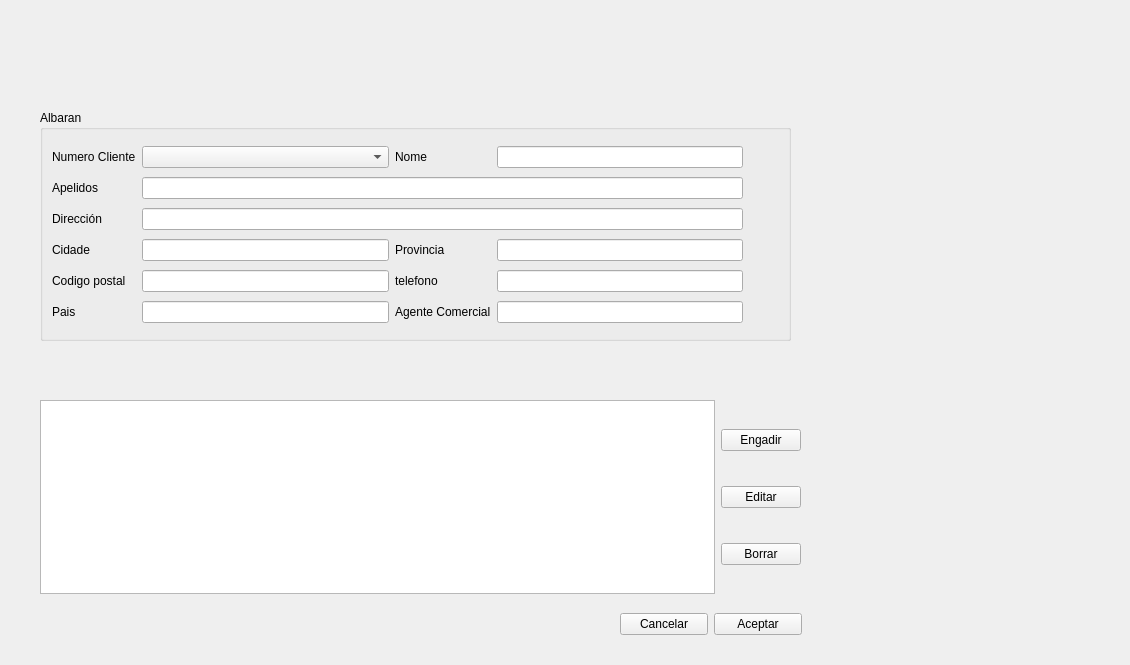
<?xml version="1.0" encoding="UTF-8"?>
<ui version="4.0">
 <class>FiestraPrincipal</class>
 <widget class="QWidget" name="FiestraPrincipal">
  <property name="geometry">
   <rect>
    <x>0</x>
    <y>0</y>
    <width>1130</width>
    <height>665</height>
   </rect>
  </property>
  <property name="windowTitle">
   <string>FiestraPrincipal</string>
  </property>
  <widget class="QGroupBox" name="groupBox">
   <property name="geometry">
    <rect>
     <x>40</x>
     <y>110</y>
     <width>751</width>
     <height>231</height>
    </rect>
   </property>
   <property name="title">
    <string>Albaran</string>
   </property>
   <widget class="QWidget" name="layoutWidget">
    <property name="geometry">
     <rect>
      <x>12</x>
      <y>33</y>
      <width>691</width>
      <height>188</height>
     </rect>
    </property>
    <layout class="QGridLayout" name="gridLayout">
     <item row="0" column="0">
      <widget class="QLabel" name="label">
       <property name="text">
        <string>Numero Cliente</string>
       </property>
      </widget>
     </item>
     <item row="0" column="2">
      <widget class="QLabel" name="label_7">
       <property name="text">
        <string>Nome</string>
       </property>
      </widget>
     </item>
     <item row="0" column="3">
      <widget class="QLineEdit" name="lineEdit_7">
       <property name="text">
        <string/>
       </property>
      </widget>
     </item>
     <item row="1" column="0">
      <widget class="QLabel" name="label_2">
       <property name="text">
        <string>Apelidos</string>
       </property>
      </widget>
     </item>
     <item row="1" column="1" colspan="3">
      <widget class="QLineEdit" name="txtApelidos">
       <property name="text">
        <string/>
       </property>
      </widget>
     </item>
     <item row="2" column="0">
      <widget class="QLabel" name="label_3">
       <property name="text">
        <string>Dirección</string>
       </property>
      </widget>
     </item>
     <item row="2" column="1" colspan="3">
      <widget class="QLineEdit" name="lineEdit_3">
       <property name="text">
        <string/>
       </property>
      </widget>
     </item>
     <item row="3" column="0">
      <widget class="QLabel" name="label_4">
       <property name="text">
        <string>Cidade</string>
       </property>
      </widget>
     </item>
     <item row="3" column="1">
      <widget class="QLineEdit" name="lineEdit_4">
       <property name="text">
        <string/>
       </property>
      </widget>
     </item>
     <item row="3" column="2">
      <widget class="QLabel" name="label_8">
       <property name="text">
        <string>Provincia</string>
       </property>
      </widget>
     </item>
     <item row="3" column="3">
      <widget class="QLineEdit" name="lineEdit_8">
       <property name="text">
        <string/>
       </property>
      </widget>
     </item>
     <item row="4" column="0">
      <widget class="QLabel" name="label_5">
       <property name="text">
        <string>Codigo postal</string>
       </property>
      </widget>
     </item>
     <item row="4" column="1">
      <widget class="QLineEdit" name="lineEdit_5"/>
     </item>
     <item row="4" column="2">
      <widget class="QLabel" name="label_9">
       <property name="text">
        <string>telefono</string>
       </property>
      </widget>
     </item>
     <item row="4" column="3">
      <widget class="QLineEdit" name="lineEdit_9"/>
     </item>
     <item row="5" column="0">
      <widget class="QLabel" name="label_6">
       <property name="text">
        <string>Pais</string>
       </property>
      </widget>
     </item>
     <item row="5" column="1">
      <widget class="QLineEdit" name="lineEdit_6"/>
     </item>
     <item row="5" column="2">
      <widget class="QLabel" name="label_10">
       <property name="text">
        <string>Agente Comercial</string>
       </property>
      </widget>
     </item>
     <item row="5" column="3">
      <widget class="QLineEdit" name="lineEdit_10"/>
     </item>
     <item row="0" column="1">
      <widget class="QComboBox" name="cmbNumeroCliente"/>
     </item>
    </layout>
   </widget>
  </widget>
  <widget class="QWidget" name="layoutWidget">
   <property name="geometry">
    <rect>
     <x>40</x>
     <y>400</y>
     <width>761</width>
     <height>194</height>
    </rect>
   </property>
   <layout class="QHBoxLayout" name="horizontalLayout">
    <item>
     <widget class="QTableView" name="tableView"/>
    </item>
    <item>
     <layout class="QVBoxLayout" name="verticalLayout">
      <item>
       <widget class="QPushButton" name="btnEngadir">
        <property name="text">
         <string>Engadir</string>
        </property>
       </widget>
      </item>
      <item>
       <widget class="QPushButton" name="btnEditar">
        <property name="text">
         <string>Editar</string>
        </property>
       </widget>
      </item>
      <item>
       <widget class="QPushButton" name="pushButton_3">
        <property name="text">
         <string>Borrar</string>
        </property>
       </widget>
      </item>
     </layout>
    </item>
   </layout>
  </widget>
  <widget class="QWidget" name="layoutWidget">
   <property name="geometry">
    <rect>
     <x>620</x>
     <y>610</y>
     <width>182</width>
     <height>28</height>
    </rect>
   </property>
   <layout class="QHBoxLayout" name="horizontalLayout_2">
    <item>
     <widget class="QPushButton" name="pushButton_5">
      <property name="text">
       <string>Cancelar</string>
      </property>
     </widget>
    </item>
    <item>
     <widget class="QPushButton" name="pushButton_4">
      <property name="text">
       <string>Aceptar</string>
      </property>
     </widget>
    </item>
   </layout>
  </widget>
 </widget>
 <resources/>
 <connections/>
</ui>
